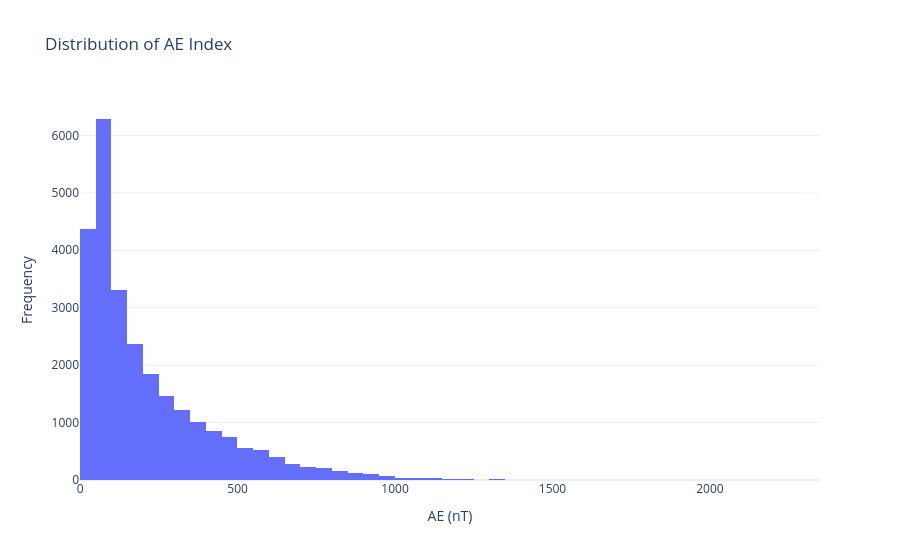

The cell this chart's notebook holds for it:
### Code cell
fig = px.histogram(
    ae_df,
    x="ae",
    nbins=50,
    title="Distribution of AE Index"
)

fig.update_layout(
    xaxis_title="AE (nT)",
    yaxis_title="Frequency",
    template="plotly_white"
)

fig.show()

### Figure 1 — Plotly figure (JSON) as saved in the notebook; plotly's stock layout.template omitted (floating-point values rounded to 4 significant figures; data arrays with more than 128 entries replaced by an {"elided": "..."} marker saying what was removed)
{"data": [{"bingroup": "x", "hovertemplate": "ae=%{x}<br>count=%{y}<extra></extra>", "legendgroup": "", "marker": {"color": "#636efa", "pattern": {"shape": ""}}, "name": "", "nbinsx": 50, "orientation": "v", "showlegend": false, "type": "histogram", "x": {"elided": "26304 int values"}, "xaxis": "x", "yaxis": "y"}], "layout": {"barmode": "relative", "legend": {"tracegroupgap": 0}, "title": {"text": "Distribution of AE Index"}, "xaxis": {"anchor": "y", "domain": [0, 1], "title": {"text": "AE (nT)"}}, "yaxis": {"anchor": "x", "domain": [0, 1], "title": {"text": "Frequency"}}}}
